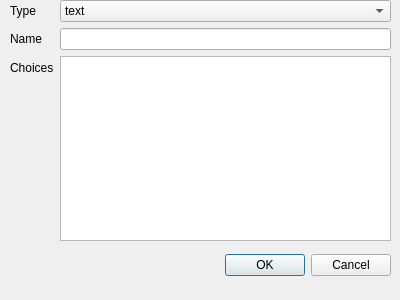
<?xml version="1.0" encoding="UTF-8"?>
<ui version="4.0">
 <class>FormEditDialog</class>
 <widget class="QDialog" name="FormEditDialog">
  <property name="geometry">
   <rect>
    <x>0</x>
    <y>0</y>
    <width>400</width>
    <height>300</height>
   </rect>
  </property>
  <property name="windowTitle">
   <string>Dialog</string>
  </property>
  <widget class="QWidget" name="formLayoutWidget">
   <property name="geometry">
    <rect>
     <x>10</x>
     <y>0</y>
     <width>381</width>
     <height>241</height>
    </rect>
   </property>
   <layout class="QFormLayout" name="formLayout">
    <item row="0" column="1">
     <widget class="QComboBox" name="typeCombo">
      <property name="enabled">
       <bool>true</bool>
      </property>
      <property name="editable">
       <bool>false</bool>
      </property>
      <item>
       <property name="text">
        <string>text</string>
       </property>
      </item>
      <item>
       <property name="text">
        <string>multiline</string>
       </property>
      </item>
      <item>
       <property name="text">
        <string>choice</string>
       </property>
      </item>
      <item>
       <property name="text">
        <string>checkbox</string>
       </property>
      </item>
     </widget>
    </item>
    <item row="1" column="0">
     <widget class="QLabel" name="nameLabel">
      <property name="text">
       <string>Name</string>
      </property>
     </widget>
    </item>
    <item row="1" column="1">
     <widget class="QLineEdit" name="nameEdit"/>
    </item>
    <item row="0" column="0">
     <widget class="QLabel" name="typeLabel">
      <property name="text">
       <string>Type</string>
      </property>
     </widget>
    </item>
    <item row="2" column="0">
     <widget class="QLabel" name="choiceLabel">
      <property name="text">
       <string>Choices</string>
      </property>
     </widget>
    </item>
    <item row="2" column="1">
     <widget class="QTextEdit" name="choiceEdit">
      <property name="enabled">
       <bool>true</bool>
      </property>
      <property name="readOnly">
       <bool>false</bool>
      </property>
     </widget>
    </item>
   </layout>
  </widget>
  <widget class="QWidget" name="horizontalLayoutWidget">
   <property name="geometry">
    <rect>
     <x>10</x>
     <y>240</y>
     <width>381</width>
     <height>51</height>
    </rect>
   </property>
   <layout class="QHBoxLayout" name="horizontalLayout">
    <item>
     <spacer name="horizontalSpacer">
      <property name="orientation">
       <enum>Qt::Orientation::Horizontal</enum>
      </property>
      <property name="sizeHint" stdset="0">
       <size>
        <width>40</width>
        <height>20</height>
       </size>
      </property>
     </spacer>
    </item>
    <item>
     <widget class="QDialogButtonBox" name="buttonBox">
      <property name="orientation">
       <enum>Qt::Orientation::Horizontal</enum>
      </property>
      <property name="standardButtons">
       <set>QDialogButtonBox::StandardButton::Cancel|QDialogButtonBox::StandardButton::Ok</set>
      </property>
     </widget>
    </item>
   </layout>
  </widget>
 </widget>
 <resources/>
 <connections>
  <connection>
   <sender>buttonBox</sender>
   <signal>accepted()</signal>
   <receiver>FormEditDialog</receiver>
   <slot>accept()</slot>
   <hints>
    <hint type="sourcelabel">
     <x>248</x>
     <y>254</y>
    </hint>
    <hint type="destinationlabel">
     <x>157</x>
     <y>274</y>
    </hint>
   </hints>
  </connection>
  <connection>
   <sender>buttonBox</sender>
   <signal>rejected()</signal>
   <receiver>FormEditDialog</receiver>
   <slot>reject()</slot>
   <hints>
    <hint type="sourcelabel">
     <x>316</x>
     <y>260</y>
    </hint>
    <hint type="destinationlabel">
     <x>286</x>
     <y>274</y>
    </hint>
   </hints>
  </connection>
 </connections>
</ui>
